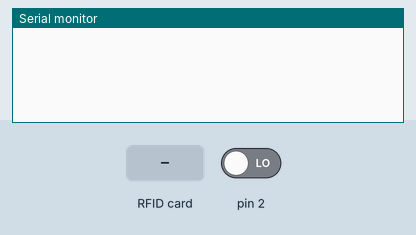
Bench run of a sketch on a simulated Arduino Uno, built with avr-gcc and run on an emulated ATmega328P. On the bench: the last lines printed to the serial monitor. Inputs (shaded band) come from the test bench; at power-on: pin 2 LOW. The local clock reads 2024-03-15 10:24:30 at power-on unless the sketch sets it; EEPROM starts erased.

Above: at 1.2 s.
1.3 s: pin 2 driven HIGH
At 1.9 s:
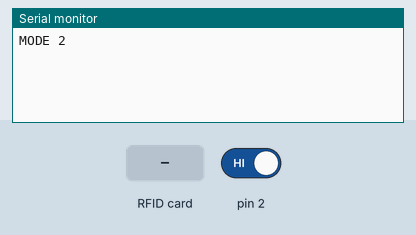
2.8 s: RFID card DE AD BE EF held to the reader
At 4.0 s:
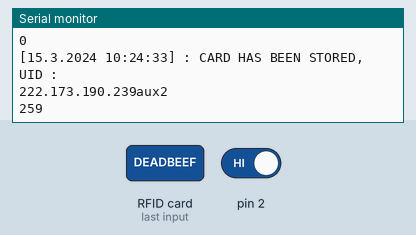
4.3 s: RFID card 5E 7A 19 C4 held to the reader
At 8.0 s:
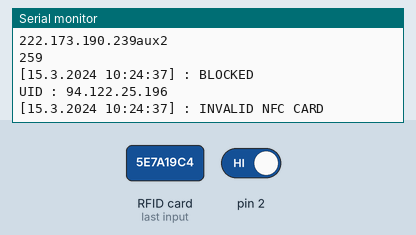

Measured:
- after the input at 1.3 s, the serial monitor: prints a new line at once (image 1)
- after the input at 2.8 s, the serial monitor: prints a new line after 0.06 s (image 2)
- after the input at 4.3 s, the serial monitor: prints a new line after 2.9 s (image 3)

The sketch:

NFCdoorV1.0.ino
```cpp
#include <MFRC522.h>
#include <SPI.h>
#include <EEPROM.h>
#include <DS3231.h>
#include <Wire.h>

DS3231 Clock;
bool Century = false;
bool h12;
bool PM;
byte ADay, AHour, AMinute, ASecond, ABits;
bool ADy, A12h, Apm;

int state = 0;
byte COD[10];
byte AUX[10];

#define RST_PIN 9
#define SS_PIN 10

MFRC522 mfrc522(SS_PIN, RST_PIN);
#define NEW_UID {0xDE, 0xAD, 0xBE, 0xEF}
MFRC522::MIFARE_Key key;

void setup() {
  Wire.begin();
  pinMode(2, INPUT);
  Serial.begin(9600);
  while (!Serial);
  SPI.begin();
  mfrc522.PCD_Init();
  for (byte i = 0; i < 6; i++) {
    key.keyByte[i] = 0xFF;
  }
}
//-------------------------------------------------------------//
//-FUNCTION     : printDate
//-AUTOR        : Nanchen Jean
//-DESCRIPTION  : This function print the actual date and hour
//-               the format is : [DD.MM.20YY HH:MM:SS]
//-------------------------------------------------------------//
void printDate() {
  //Separator
  Serial.print("[");
  //Print the date
  Serial.print(Clock.getDate(), DEC);
  Serial.print(".");

  //Print the month
  Serial.print(Clock.getMonth(Century), DEC);
  Serial.print(".");

  //Print the year
  Serial.print("20");
  Serial.print(Clock.getYear(), DEC);

  //Separator
  Serial.print(" ");

  // Finally the hour, minute, and second
  Serial.print(Clock.getHour(h12, PM), DEC);
  Serial.print(":");
  Serial.print(Clock.getMinute(), DEC);
  Serial.print(':');
  Serial.print(Clock.getSecond(), DEC);
  //Separator
  Serial.print("] : ");
}
//-------------------------------------------------------------//
//-FUNCTION     : readNFC
//-AUTOR        : -
//-DESCRIPTION  : This function read and store the UID car
//-               in the tab COD[], COD[] will be print too
//-------------------------------------------------------------//
void readNFC() {
  for (byte i = 0; i < (mfrc522.uid.size); i++) {
    COD[i] = mfrc522.uid.uidByte[i];
  }
  Serial.print("UID : ");
  Serial.print(COD[0], DEC);
  Serial.print(".");
  Serial.print(COD[1], DEC);
  Serial.print(".");
  Serial.print(COD[2], DEC);
  Serial.print(".");
  Serial.println(COD[3], DEC);
}

//-------------------------------------------------------------//
//-FUNCTION     : pairNFC
//-AUTOR        : -
//-DESCRIPTION  : This function add a new card UID in the
//-               eeprom, we detect if the card is already in.
//-------------------------------------------------------------//
void pairNFC() {
  //PRINT THE UID CARD
  printDate();
  Serial.print("Card detected, UID : ");
  Serial.print(COD[0], DEC);
  Serial.print(".");
  Serial.print(COD[1], DEC);
  Serial.print(".");
  Serial.print(COD[2], DEC);
  Serial.print(".");
  Serial.println(COD[3], DEC);
  long r = 0;
  int c = 0;
  for (int i = 1; i <= EEPROM.read(0); i++) {
    switch (i % 4) {
      case 1 : {
          AUX[0] = EEPROM.read(i);
          break;
        }
      case 2 : {
          AUX[1] = EEPROM.read(i);
          break;
        }
      case 3 : {
          AUX[2] = EEPROM.read(i);
          break;
        }
      case 0 : {
          AUX[3] = EEPROM.read(i);
          break;
        }
    }
    if ((i) % 4 == 0) {
      Serial.println(r);
      if ( AUX[0] == COD[0] && AUX[1] == COD[1] && AUX[2] == COD[2] && AUX[3] == COD[3] ) {
        printDate();
        Serial.println("CARD ALREADY IN THE SYSTEM");
        delay(2000);
        c = 1;
        break;
      }
    }
  }
  if (c == 0) {
    int aux2 = EEPROM.read(0);
    printDate();
    Serial.println("CARD HAS BEEN STORED, UID : ");
    Serial.print(COD[0], DEC);
    Serial.print(".");
    Serial.print(COD[1], DEC);
    Serial.print(".");
    Serial.print(COD[2], DEC);
    Serial.print(".");
    Serial.print(COD[3], DEC);
    EEPROM.write(aux2 + 1, COD[0]);
    EEPROM.write(aux2 + 2, COD[1]);
    EEPROM.write(aux2 + 3, COD[2]);
    EEPROM.write(aux2 + 4, COD[3]);
    aux2 = aux2 + 4; // Position for a new code
    Serial.println("aux2");
    Serial.println(aux2);
    EEPROM.write(0, 0);
    EEPROM.write(0, aux2);
    delay(2000);
  }
}
//-------------------------------------------------------------//
//-FUNCTION     : validationNFC
//-AUTOR        : -
//-DESCRIPTION  : This function return true if the CARD is in
//-               the EEPROM
//-------------------------------------------------------------//
boolean validationNFC() {
  boolean c = false;
  for (int i = 1; i <= EEPROM.read(0); i++) {
    switch (i % 4) {
      case 1 : {
          AUX[0] = EEPROM.read(i);
          break;
        }
      case 2 : {
          AUX[1] = EEPROM.read(i);
          break;
        }
      case 3 : {
          AUX[2] = EEPROM.read(i);
          break;
        }
      case 0 : {
          AUX[3] = EEPROM.read(i);
          break;
        }
    }

    if ((i) % 4 == 0)
    {
      if ( AUX[0] == COD[0] && AUX[1] == COD[1] && AUX[2] == COD[2] && AUX[3] == COD[3])
        c = true; //Verify if the code is in EEPROM and make flag=true;
    }
  }
  return c;
}
//-------------------------------------------------------------//
//-FUNCTION     : loop
//-AUTOR        : -
//-DESCRIPTION  : loop function, contains a switch case (state),
//-               state = 0, we check if there is a card, and
//-                          look if the card is inside the
//-                          eeprom. If valid card, state=1.
//-                          If we press the btn (2), state = 2
//-               state = 1, sequence of the opening and closing
//-                          door
//-               state = 2, We go here if we press the btn in
//-                          state = 0. In this state we add
//-                          a new card and check if already in.
//-------------------------------------------------------------//
void loop() {
  // put your main code here, to run repeatedly:
  switch (state) {

    case 0: {
        mfrc522.PCD_Init();

        if (mfrc522.PICC_IsNewCardPresent() && mfrc522.PICC_ReadCardSerial()) {
          readNFC();
          if (validationNFC())
          {
            state = 1;
            printDate();
            Serial.println("VALID NFC CARD");
            delay(1000);
            return;
          }
          else {
            printDate();
            Serial.println("INVALID NFC CARD");
            delay(1000);
            printDate();
            Serial.println("BLOCKED");
            return;
          }
        }
        if (digitalRead(2) == 1)
        {
          Serial.println("MODE 2");
          delay(500);
          state = 2;
        }

        break;
      }


    case 1: {
        printDate();
        Serial.println( "UNLOCKED");

        /*

              digitalWrite(A3,LOW);

              digitalWrite(A1,LOW); //The red LED will be off

              digitalWrite(A2,HIGH); //The green LED will be on

              tone(6,3000,5010); //The buzzer will make a sound
        */

        delay(5000); //After 5 seconds the system will be blocked
        /*

              digitalWrite(A3,HIGH);

              digitalWrite(A1,HIGH);

              digitalWrite(A2,LOW);
        */
        state = 0;
        printDate();
        Serial.println( "BLOCKED");
        break;
      }
    case 2: {

        mfrc522.PCD_Init();

        if (mfrc522.PICC_IsNewCardPresent() && mfrc522.PICC_ReadCardSerial()) {
          readNFC();
          pairNFC();
          state = 0;
          delay(2000);
          printDate();
          Serial.println( "BLOCKED");
        }
        break;

      }

  }
}
```
